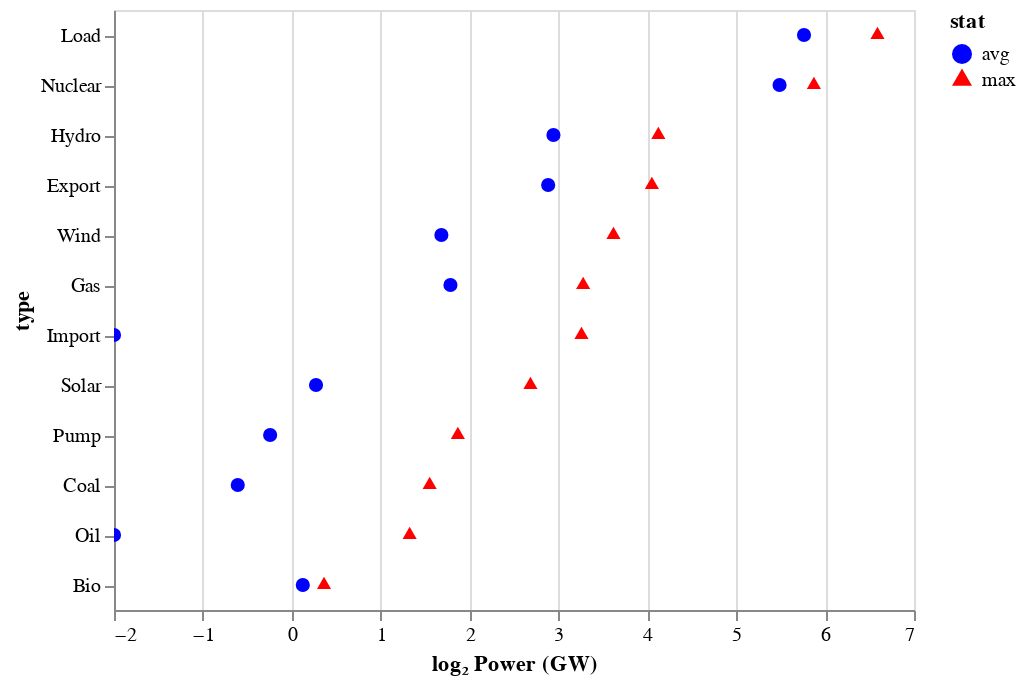

The code cell stored with this chart in its notebook:
### Code cell
#shape_scale = alt.Scale(domain=['avg', 'max'], range=['circle', 'triangle'])

color_scale = alt.Scale(domain=['avg', 'max'], range=['blue', 'red'])

alt.Chart(stats_yl[y==2018]).mark_point(filled=True, size=50, opacity=1).encode(
    x=alt.X('log2', 
        scale = alt.Scale(
            domain=(-2,7),
            clamp=True # nice for interactive charts. otherwise, clip=True may be better
        ),
        axis=alt.Axis(title='log₂ Power (GW)')
    ),
    y=alt.Y('type', sort=sorted_types),
    color=alt.Color('stat',
        scale=color_scale
    ),
    shape=alt.Shape(
        'stat', 
        scale=shape_scale
    ),
    tooltip=['year', 'value']
).interactive()

### Figure 1 — Vega-Lite specification as saved in the notebook (floating-point values rounded to 4 significant figures)
{"$schema": "https://vega.github.io/schema/vega-lite/v3.4.0.json", "config": {"mark": {"tooltip": null}, "view": {"height": 300, "width": 400}}, "data": {"name": "data-1dda8526f6d35ef331b14fe6eba71ff3"}, "datasets": {"data-1dda8526f6d35ef331b14fe6eba71ff3": [{"log2": 0.124, "stat": "avg", "type": "Bio", "value": 1.09, "year": 2018}, {"log2": -2.092, "stat": "avg", "type": "Oil", "value": 0.2345, "year": 2018}, {"log2": -0.6076, "stat": "avg", "type": "Coal", "value": 0.6563, "year": 2018}, {"log2": -0.2434, "stat": "avg", "type": "Pump", "value": 0.8448, "year": 2018}, {"log2": 0.2727, "stat": "avg", "type": "Solar", "value": 1.208, "year": 2018}, {"log2": -3.196, "stat": "avg", "type": "Import", "value": 0.1091, "year": 2018}, {"log2": 1.785, "stat": "avg", "type": "Gas", "value": 3.447, "year": 2018}, {"log2": 1.683, "stat": "avg", "type": "Wind", "value": 3.211, "year": 2018}, {"log2": 2.884, "stat": "avg", "type": "Export", "value": 7.384, "year": 2018}, {"log2": 2.944, "stat": "avg", "type": "Hydro", "value": 7.695, "year": 2018}, {"log2": 5.487, "stat": "avg", "type": "Nuclear", "value": 44.86, "year": 2018}, {"log2": 5.762, "stat": "avg", "type": "Load", "value": 54.28, "year": 2018}, {"log2": 0.3629, "stat": "max", "type": "Bio", "value": 1.286, "year": 2018}, {"log2": 1.326, "stat": "max", "type": "Oil", "value": 2.507, "year": 2018}, {"log2": 1.551, "stat": "max", "type": "Coal", "value": 2.931, "year": 2018}, {"log2": 1.868, "stat": "max", "type": "Pump", "value": 3.651, "year": 2018}, {"log2": 2.685, "stat": "max", "type": "Solar", "value": 6.43, "year": 2018}, {"log2": 3.259, "stat": "max", "type": "Import", "value": 9.574, "year": 2018}, {"log2": 3.278, "stat": "max", "type": "Gas", "value": 9.7, "year": 2018}, {"log2": 3.619, "stat": "max", "type": "Wind", "value": 12.29, "year": 2018}, {"log2": 4.051, "stat": "max", "type": "Export", "value": 16.58, "year": 2018}, {"log2": 4.124, "stat": "max", "type": "Hydro", "value": 17.43, "year": 2018}, {"log2": 5.874, "stat": "max", "type": "Nuclear", "value": 58.64, "year": 2018}, {"log2": 6.589, "stat": "max", "type": "Load", "value": 96.27, "year": 2018}]}, "encoding": {"color": {"field": "stat", "scale": {"domain": ["avg", "max"], "range": ["blue", "red"]}, "type": "nominal"}, "shape": {"field": "stat", "scale": {"domain": ["avg", "max"], "range": ["circle", "triangle"]}, "type": "nominal"}, "tooltip": [{"field": "year", "type": "quantitative"}, {"field": "value", "type": "quantitative"}], "x": {"axis": {"title": "log₂ Power (GW)"}, "field": "log2", "scale": {"clamp": true, "domain": [-2, 7]}, "type": "quantitative"}, "y": {"field": "type", "sort": ["Load", "Nuclear", "Hydro", "Export", "Wind", "Gas", "Import", "Solar", "Pump", "Coal", "Oil", "Bio"], "type": "nominal"}}, "mark": {"filled": true, "opacity": 1, "size": 50, "type": "point"}, "selection": {"selector103": {"bind": "scales", "encodings": ["x", "y"], "type": "interval"}}}
